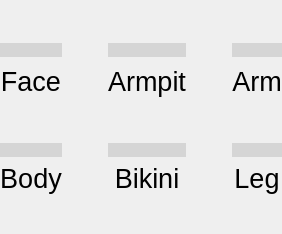
                    <widget class="QWidget" name="femalePage">
                     <layout class="QVBoxLayout" name="verticalLayout_32">
                      <property name="leftMargin">
                       <number>0</number>
                      </property>
                      <property name="topMargin">
                       <number>0</number>
                      </property>
                      <property name="rightMargin">
                       <number>0</number>
                      </property>
                      <property name="bottomMargin">
                       <number>0</number>
                      </property>
                      <item>
                       <layout class="QVBoxLayout" name="verticalLayout_31" stretch="0">
                        <property name="topMargin">
                         <number>0</number>
                        </property>
                        <item>
                         <layout class="QGridLayout" name="fBodyPartsLayout" columnstretch="0,0,0,0,0">
                          <property name="bottomMargin">
                           <number>0</number>
                          </property>
                          <item row="2" column="2">
                           <widget class="QLabel" name="lblFArmpit">
                            <property name="font">
                             <font>
                              <family>Arial</family>
                              <pointsize>20</pointsize>
                             </font>
                            </property>
                            <property name="text">
                             <string>Armpit</string>
                            </property>
                            <property name="alignment">
                             <set>Qt::AlignCenter</set>
                            </property>
                           </widget>
                          </item>
                          <item row="1" column="2">
                           <widget class="QPushButton" name="btnFArmpit">
                            <property name="styleSheet">
                             <string notr="true">QPushButton {
background-color: rgb(213, 213, 213);
color: rgb(0, 0, 0);

border-radius: 15px;

outline:0;
}
QPushButton:pressed{
background-color: rgb(0, 170, 255);

}</string>
                            </property>
                            <property name="text">
                             <string/>
                            </property>
                            <property name="icon">
                             <iconset>
                              <normaloff>images/fArmpit.png</normaloff>images/fArmpit.png</iconset>
                            </property>
                            <property name="iconSize">
                             <size>
                              <width>180</width>
                              <height>170</height>
                             </size>
                            </property>
                           </widget>
                          </item>
                          <item row="2" column="4">
                           <widget class="QLabel" name="lblFArm">
                            <property name="font">
                             <font>
                              <family>Arial</family>
                              <pointsize>20</pointsize>
                             </font>
                            </property>
                            <property name="text">
                             <string>Arm</string>
                            </property>
                            <property name="alignment">
                             <set>Qt::AlignCenter</set>
                            </property>
                           </widget>
                          </item>
                          <item row="4" column="0">
                           <widget class="QPushButton" name="btnFBody">
                            <property name="styleSheet">
                             <string notr="true">QPushButton {
background-color: rgb(213, 213, 213);
color: rgb(0, 0, 0);

border-radius: 15px;

outline:0;
}
QPushButton:pressed{
background-color: rgb(0, 170, 255);

}</string>
                            </property>
                            <property name="text">
                             <string/>
                            </property>
                            <property name="icon">
                             <iconset>
                              <normaloff>images/fBody.png</normaloff>images/fBody.png</iconset>
                            </property>
                            <property name="iconSize">
                             <size>
                              <width>180</width>
                              <height>170</height>
                             </size>
                            </property>
                           </widget>
                          </item>
                          <item row="1" column="0">
                           <widget class="QPushButton" name="btnFFace">
                            <property name="styleSheet">
                             <string notr="true">QPushButton {
background-color: rgb(213, 213, 213);
color: rgb(0, 0, 0);

border-radius: 15px;

outline:0;
}
QPushButton:pressed{
background-color: rgb(0, 170, 255);

}</string>
                            </property>
                            <property name="text">
                             <string/>
                            </property>
                            <property name="icon">
                             <iconset>
                              <normaloff>images/fFace.png</normaloff>images/fFace.png</iconset>
                            </property>
                            <property name="iconSize">
                             <size>
                              <width>180</width>
                              <height>170</height>
                             </size>
                            </property>
                           </widget>
                          </item>
                          <item row="2" column="0">
                           <widget class="QLabel" name="lblFFace">
                            <property name="font">
                             <font>
                              <family>Arial</family>
                              <pointsize>20</pointsize>
                             </font>
                            </property>
                            <property name="text">
                             <string>Face</string>
                            </property>
                            <property name="alignment">
                             <set>Qt::AlignCenter</set>
                            </property>
                           </widget>
                          </item>
                          <item row="5" column="0">
                           <widget class="QLabel" name="lblFBody">
                            <property name="font">
                             <font>
                              <family>Arial</family>
                              <pointsize>20</pointsize>
                             </font>
                            </property>
                            <property name="text">
                             <string>Body</string>
                            </property>
                            <property name="alignment">
                             <set>Qt::AlignCenter</set>
                            </property>
                           </widget>
                          </item>
                          <item row="5" column="4">
                           <widget class="QLabel" name="lblFLeg">
                            <property name="font">
                             <font>
                              <family>Arial</family>
                              <pointsize>20</pointsize>
                             </font>
                            </property>
                            <property name="text">
                             <string>Leg</string>
                            </property>
                            <property name="alignment">
                             <set>Qt::AlignCenter</set>
                            </property>
                           </widget>
                          </item>
                          <item row="1" column="4">
                           <widget class="QPushButton" name="btnFArm">
                            <property name="styleSheet">
                             <string notr="true">QPushButton {
background-color: rgb(213, 213, 213);
color: rgb(0, 0, 0);

border-radius: 15px;

outline:0;
}
QPushButton:pressed{
background-color: rgb(0, 170, 255);

}</string>
                            </property>
                            <property name="text">
                             <string/>
                            </property>
                            <property name="icon">
                             <iconset>
                              <normaloff>images/fArm.png</normaloff>images/fArm.png</iconset>
                            </property>
                            <property name="iconSize">
                             <size>
                              <width>180</width>
                              <height>170</height>
                             </size>
                            </property>
                           </widget>
                          </item>
                          <item row="4" column="2">
                           <widget class="QPushButton" name="btnFBikini">
                            <property name="styleSheet">
                             <string notr="true">QPushButton {
background-color: rgb(213, 213, 213);
color: rgb(0, 0, 0);

border-radius: 15px;

outline:0;
}
QPushButton:pressed{
background-color: rgb(0, 170, 255);

}</string>
                            </property>
                            <property name="text">
                             <string/>
                            </property>
                            <property name="icon">
                             <iconset>
                              <normaloff>images/fBikini.png</normaloff>images/fBikini.png</iconset>
                            </property>
                            <property name="iconSize">
                             <size>
                              <width>180</width>
                              <height>170</height>
                             </size>
                            </property>
                           </widget>
                          </item>
                          <item row="4" column="4">
                           <widget class="QPushButton" name="btnFLeg">
                            <property name="styleSheet">
                             <string notr="true">QPushButton {
background-color: rgb(213, 213, 213);
color: rgb(0, 0, 0);

border-radius: 15px;

outline:0;
}
QPushButton:pressed{
background-color: rgb(0, 170, 255);

}</string>
                            </property>
                            <property name="text">
                             <string/>
                            </property>
                            <property name="icon">
                             <iconset>
                              <normaloff>images/fLeg.png</normaloff>images/fLeg.png</iconset>
                            </property>
                            <property name="iconSize">
                             <size>
                              <width>180</width>
                              <height>170</height>
                             </size>
                            </property>
                           </widget>
                          </item>
                          <item row="6" column="2">
                           <spacer name="verticalSpacer_22">
                            <property name="orientation">
                             <enum>Qt::Vertical</enum>
                            </property>
                            <property name="sizeHint" stdset="0">
                             <size>
                              <width>20</width>
                              <height>40</height>
                             </size>
                            </property>
                           </spacer>
                          </item>
                          <item row="1" column="1">
                           <spacer name="horizontalSpacer_21">
                            <property name="orientation">
                             <enum>Qt::Horizontal</enum>
                            </property>
                            <property name="sizeHint" stdset="0">
                             <size>
                              <width>40</width>
                              <height>20</height>
                             </size>
                            </property>
                           </spacer>
                          </item>
                          <item row="1" column="3">
                           <spacer name="horizontalSpacer_22">
                            <property name="orientation">
                             <enum>Qt::Horizontal</enum>
                            </property>
                            <property name="sizeHint" stdset="0">
                             <size>
                              <width>40</width>
                              <height>20</height>
                             </size>
                            </property>
                           </spacer>
                          </item>
                          <item row="3" column="2">
                           <spacer name="verticalSpacer_23">
                            <property name="orientation">
                             <enum>Qt::Vertical</enum>
                            </property>
                            <property name="sizeHint" stdset="0">
                             <size>
                              <width>20</width>
                              <height>40</height>
                             </size>
                            </property>
                           </spacer>
                          </item>
                          <item row="0" column="2">
                           <spacer name="verticalSpacer_20">
                            <property name="orientation">
                             <enum>Qt::Vertical</enum>
                            </property>
                            <property name="sizeHint" stdset="0">
                             <size>
                              <width>20</width>
                              <height>40</height>
                             </size>
                            </property>
                           </spacer>
                          </item>
                          <item row="5" column="2">
                           <widget class="QLabel" name="lblFBikini">
                            <property name="font">
                             <font>
                              <family>Arial</family>
                              <pointsize>20</pointsize>
                             </font>
                            </property>
                            <property name="text">
                             <string>Bikini</string>
                            </property>
                            <property name="alignment">
                             <set>Qt::AlignCenter</set>
                            </property>
                           </widget>
                          </item>
                         </layout>
                        </item>
                       </layout>
                      </item>
                     </layout>
                    </widget>
